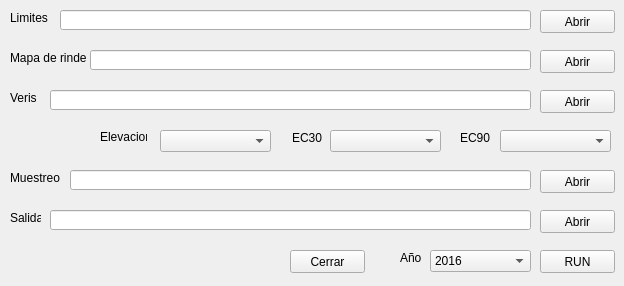
<?xml version="1.0" encoding="UTF-8"?>
<ui version="4.0">
 <class>MainWindow</class>
 <widget class="QMainWindow" name="MainWindow">
  <property name="geometry">
   <rect>
    <x>0</x>
    <y>0</y>
    <width>624</width>
    <height>286</height>
   </rect>
  </property>
  <property name="windowTitle">
   <string>MainWindow</string>
  </property>
  <widget class="QWidget" name="centralwidget">
   <widget class="QPushButton" name="btn_abrir_capa_limites">
    <property name="geometry">
     <rect>
      <x>540</x>
      <y>10</y>
      <width>75</width>
      <height>23</height>
     </rect>
    </property>
    <property name="text">
     <string>Abrir</string>
    </property>
   </widget>
   <widget class="QLineEdit" name="lineEdit_capa_limites">
    <property name="geometry">
     <rect>
      <x>60</x>
      <y>10</y>
      <width>471</width>
      <height>20</height>
     </rect>
    </property>
   </widget>
   <widget class="QLabel" name="label">
    <property name="geometry">
     <rect>
      <x>10</x>
      <y>10</y>
      <width>81</width>
      <height>16</height>
     </rect>
    </property>
    <property name="text">
     <string>Limites</string>
    </property>
   </widget>
   <widget class="QLabel" name="label_2">
    <property name="geometry">
     <rect>
      <x>10</x>
      <y>50</y>
      <width>81</width>
      <height>16</height>
     </rect>
    </property>
    <property name="text">
     <string>Mapa de rinde</string>
    </property>
   </widget>
   <widget class="QLineEdit" name="lineEdit_capa_rindes">
    <property name="geometry">
     <rect>
      <x>90</x>
      <y>50</y>
      <width>441</width>
      <height>20</height>
     </rect>
    </property>
    <property name="text">
     <string/>
    </property>
   </widget>
   <widget class="QPushButton" name="btn_abrir_capa_rindes">
    <property name="geometry">
     <rect>
      <x>540</x>
      <y>50</y>
      <width>75</width>
      <height>23</height>
     </rect>
    </property>
    <property name="text">
     <string>Abrir</string>
    </property>
   </widget>
   <widget class="QComboBox" name="comboBox_anio">
    <property name="geometry">
     <rect>
      <x>430</x>
      <y>250</y>
      <width>101</width>
      <height>22</height>
     </rect>
    </property>
    <item>
     <property name="text">
      <string>2016</string>
     </property>
    </item>
    <item>
     <property name="text">
      <string>2017</string>
     </property>
    </item>
    <item>
     <property name="text">
      <string>2018</string>
     </property>
    </item>
    <item>
     <property name="text">
      <string>2019</string>
     </property>
    </item>
    <item>
     <property name="text">
      <string>2020</string>
     </property>
    </item>
   </widget>
   <widget class="QLabel" name="label_3">
    <property name="geometry">
     <rect>
      <x>400</x>
      <y>250</y>
      <width>21</width>
      <height>16</height>
     </rect>
    </property>
    <property name="text">
     <string>Año</string>
    </property>
   </widget>
   <widget class="QLabel" name="label_4">
    <property name="geometry">
     <rect>
      <x>10</x>
      <y>90</y>
      <width>81</width>
      <height>16</height>
     </rect>
    </property>
    <property name="text">
     <string>Veris</string>
    </property>
   </widget>
   <widget class="QLineEdit" name="lineEdit_capa_veris">
    <property name="geometry">
     <rect>
      <x>50</x>
      <y>90</y>
      <width>481</width>
      <height>20</height>
     </rect>
    </property>
    <property name="text">
     <string/>
    </property>
   </widget>
   <widget class="QPushButton" name="btn_abrir_capa_veris">
    <property name="geometry">
     <rect>
      <x>540</x>
      <y>90</y>
      <width>75</width>
      <height>23</height>
     </rect>
    </property>
    <property name="text">
     <string>Abrir</string>
    </property>
   </widget>
   <widget class="QLineEdit" name="lineEdit_capa_muestreo">
    <property name="geometry">
     <rect>
      <x>70</x>
      <y>170</y>
      <width>461</width>
      <height>20</height>
     </rect>
    </property>
    <property name="text">
     <string/>
    </property>
   </widget>
   <widget class="QLabel" name="label_5">
    <property name="geometry">
     <rect>
      <x>10</x>
      <y>170</y>
      <width>81</width>
      <height>16</height>
     </rect>
    </property>
    <property name="text">
     <string>Muestreo</string>
    </property>
   </widget>
   <widget class="QPushButton" name="btn_abrir_capa_muestreo">
    <property name="geometry">
     <rect>
      <x>540</x>
      <y>170</y>
      <width>75</width>
      <height>23</height>
     </rect>
    </property>
    <property name="text">
     <string>Abrir</string>
    </property>
   </widget>
   <widget class="QLabel" name="label_6">
    <property name="geometry">
     <rect>
      <x>10</x>
      <y>210</y>
      <width>31</width>
      <height>16</height>
     </rect>
    </property>
    <property name="text">
     <string>Salida</string>
    </property>
   </widget>
   <widget class="QLineEdit" name="lineEdit_capa_muestreo_2">
    <property name="geometry">
     <rect>
      <x>50</x>
      <y>210</y>
      <width>481</width>
      <height>20</height>
     </rect>
    </property>
    <property name="text">
     <string/>
    </property>
   </widget>
   <widget class="QPushButton" name="btn_guardar_capa_agregada">
    <property name="geometry">
     <rect>
      <x>540</x>
      <y>210</y>
      <width>75</width>
      <height>23</height>
     </rect>
    </property>
    <property name="text">
     <string>Abrir</string>
    </property>
   </widget>
   <widget class="QPushButton" name="btn_correr">
    <property name="geometry">
     <rect>
      <x>540</x>
      <y>250</y>
      <width>75</width>
      <height>23</height>
     </rect>
    </property>
    <property name="text">
     <string>RUN</string>
    </property>
   </widget>
   <widget class="QLabel" name="label_7">
    <property name="geometry">
     <rect>
      <x>292</x>
      <y>130</y>
      <width>31</width>
      <height>16</height>
     </rect>
    </property>
    <property name="text">
     <string>EC30</string>
    </property>
   </widget>
   <widget class="QLabel" name="label_8">
    <property name="geometry">
     <rect>
      <x>460</x>
      <y>130</y>
      <width>31</width>
      <height>16</height>
     </rect>
    </property>
    <property name="text">
     <string>EC90</string>
    </property>
   </widget>
   <widget class="QLabel" name="label_9">
    <property name="geometry">
     <rect>
      <x>100</x>
      <y>130</y>
      <width>47</width>
      <height>13</height>
     </rect>
    </property>
    <property name="text">
     <string>Elevacion</string>
    </property>
   </widget>
   <widget class="QComboBox" name="comboBox_EC30">
    <property name="geometry">
     <rect>
      <x>330</x>
      <y>130</y>
      <width>111</width>
      <height>22</height>
     </rect>
    </property>
   </widget>
   <widget class="QComboBox" name="comboBox_EC90">
    <property name="geometry">
     <rect>
      <x>500</x>
      <y>130</y>
      <width>111</width>
      <height>22</height>
     </rect>
    </property>
   </widget>
   <widget class="QComboBox" name="comboBox_Elev">
    <property name="geometry">
     <rect>
      <x>160</x>
      <y>130</y>
      <width>111</width>
      <height>22</height>
     </rect>
    </property>
   </widget>
   <widget class="QPushButton" name="btn_cerrar_ventana">
    <property name="geometry">
     <rect>
      <x>290</x>
      <y>250</y>
      <width>75</width>
      <height>23</height>
     </rect>
    </property>
    <property name="text">
     <string>Cerrar</string>
    </property>
   </widget>
  </widget>
 </widget>
 <resources/>
 <connections/>
</ui>
